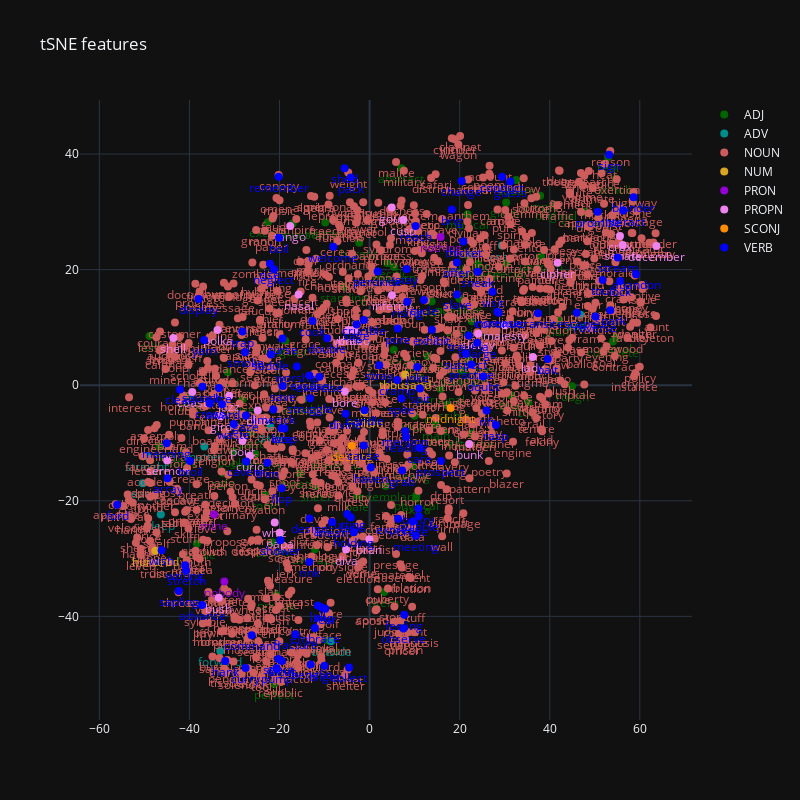

This figure's notebook cell:
### Code cell
plot_features(tsne_features, list_words, list_pos, layout_title="tSNE features", layout_height=800, layout_width=800)

### Figure 1 — Plotly figure (JSON) as saved in the notebook; plotly's stock layout.template omitted (floating-point values rounded to 4 significant figures; data arrays with more than 128 entries replaced by an {"elided": "..."} marker saying what was removed)
{"data": [{"marker": {"color": "darkgreen", "size": 8}, "mode": "markers+text", "name": "ADJ", "text": ["shot", "cold", "main", "safe", "pale", "least", "green", "empty", "sheer", "common", "private", "uniform", "extreme", "perfect", "infidel", "heretic", "complete", "standing", "personal", "southern", "japanese", "valuable", "singular", "abstract", "variable", "blue", "wrong", "extra", "ideal", "rough", "giant", "tonic", "current", "chinese", "lighter", "possible", "standard", "superior", "catholic", "domestic", "exemplar", "real", "past", "wise", "moral", "sweet", "stern", "middle", "modern", "public", "excess", "covert", "special", "musical", "lunatic", "original", "negative", "parallel", "interior", "wild", "cool", "square", "ritual", "average", "national", "specific", "physical", "dominant"], "textfont": {"color": "darkgreen"}, "textposition": "bottom center", "x": [-39.89, -48.86, 14.64, -32.51, -2.747, -9.459, 30.32, 37.87, -11.92, 22.02, -20.68, 38.06, 22.44, -21.25, -41.15, -2.31, 54.03, -5.774, 15.73, -25.36, -17.07, -14.72, -18.7, 7.051, 12.87, 31.36, 9.484, 10.32, 10.01, 44.95, 42.02, -23.2, 22.0, 24.02, -46.64, 17.2, 20.65, 47.79, 54.69, -7.287, 3.551, 52.96, -26.25, 9.595, 54.59, -28.22, 3.238, -38.37, 5.416, -30.29, -22.58, -21.59, 30.35, 21.74, -15.52, 41.4, 19.95, 13.78, -9.836, -31.48, 35.26, 32.58, 16.41, -12.12, 5.35, 3.943, 10.36, 22.72], "y": [-1.794, 8.508, -6.851, -15.13, -19.09, -44.13, 31.63, 32.78, -17.38, 4.459, -36.32, 22.29, -8.347, -51.7, -11.58, 24.64, 7.542, 17.06, -0.6326, -11.9, 27.96, -2.402, 7.657, 37.53, 5.03, -1.75, -13.92, -19.65, -5.303, -0.1994, 11.19, -18.99, 22.43, 21.0, -10.57, -3.444, 2.53, 29.95, 35.72, -11.89, -17.43, 39.47, -8.241, 3.505, 8.189, -2.429, -35.78, -27.39, 20.49, -11.53, 28.18, -27.17, 21.1, 29.6, -15.26, 31.17, 14.98, 14.47, 28.13, 2.225, -2.959, 35.51, -7.859, -28.37, 6.146, 21.16, -19.07, 11.06], "type": "scatter"}, {"marker": {"color": "darkcyan", "size": 8}, "mode": "markers+text", "name": "ADV", "text": ["coax", "daily", "forward", "east", "deep", "matter", "outside", "straight", "wide"], "textfont": {"color": "darkcyan"}, "textposition": "bottom center", "x": [29.39, -22.04, -33.15, -50.37, -46.36, -36.71, -8.567, -49.44, 46.81], "y": [24.16, -7.25, -45.98, -16.95, -22.38, -10.58, -44.32, -12.28, 12.17], "type": "scatter"}, {"marker": {"color": "indianred", "size": 8}, "mode": "markers+text", "name": "NOUN", "text": {"elided": "721 str values"}, "textfont": {"color": "indianred"}, "textposition": "bottom center", "x": {"elided": "721 float values"}, "y": {"elided": "721 float values"}, "type": "scatter"}, {"marker": {"color": "goldenrod", "size": 8}, "mode": "markers+text", "name": "NUM", "text": ["million", "hundred", "thousand"], "textfont": {"color": "goldenrod"}, "textposition": "bottom center", "x": [-1.189, -47.57, 7.888], "y": [-4.584, -28.64, 1.865], "type": "scatter"}, {"marker": {"color": "darkviolet", "size": 8}, "mode": "markers+text", "name": "PRON", "text": ["nobody", "mine", "nothing"], "textfont": {"color": "darkviolet"}, "textposition": "bottom center", "x": [-32.25, -34.52, 15.77], "y": [-33.97, -22.38, 25.63], "type": "scatter"}, {"marker": {"color": "violet", "size": 8}, "mode": "markers+text", "name": "PROPN", "text": ["tango", "polka", "papa", "bran", "crux", "gout", "gird", "whiz", "pout", "coast", "jazz", "lady", "bore", "bunk", "diva", "blob", "cusp", "white", "shell", "curio", "bravo", "nasal", "senate", "clergy", "sermon", "cipher", "majesty", "inferno", "bush", "december"], "textfont": {"color": "violet"}, "textposition": "bottom center", "x": [-17.63, -33.77, -19.96, -0.04602, 55.59, 4.909, -33.06, -21.07, -28.24, -39.38, -31.18, 36.24, -5.505, 22.12, -5.218, -24.82, 7.505, -4.738, -43.57, -26.61, -3.404, -15.76, 56.22, 24.12, -44.94, 41.75, 30.07, 4.971, -33.49, 63.68], "y": [27.54, 9.542, -25.55, -26.67, 25.81, 30.73, -5.356, -23.75, -9.663, -1.168, -1.806, 4.865, -1.094, -10.19, -28.43, -4.371, 28.58, 9.567, 8.181, -12.21, 9.608, 15.69, 24.27, 8.922, -13.01, 21.18, 10.36, 15.57, -36.77, 24.08], "type": "scatter"}, {"marker": {"color": "darkorange", "size": 8}, "mode": "markers+text", "name": "SCONJ", "text": ["midnight", "despite"], "textfont": {"color": "darkorange"}, "textposition": "bottom center", "x": [17.98, -3.93], "y": [-3.935, -10.48], "type": "scatter"}, {"marker": {"color": "blue", "size": 8}, "mode": "markers+text", "name": "VERB", "text": ["boil", "gaze", "yarn", "pump", "trap", "bait", "rift", "flop", "smoke", "cycle", "spout", "saddle", "blight", "squash", "embrace", "quibble", "practice", "exercise", "limerick", "interact", "crucible", "sign", "fear", "limp", "ford", "hank", "pack", "shed", "lull", "sage", "reach", "guess", "clean", "haven", "stray", "slave", "cramp", "curry", "change", "handle", "rising", "excuse", "shower", "meeting", "writing", "meaning", "display", "advance", "mention", "welcome", "neglect", "stretch", "reverse", "abandon", "transit", "sapling", "increase", "continue", "prospect", "wish", "care", "save", "tour", "trim", "pore", "wisp", "rink", "brig", "visit", "spite", "offer", "cross", "spark", "array", "sneak", "double", "divine", "belfry", "cavern", "trauma", "feeling", "holding", "cutting", "benefit", "conduct", "express", "collect", "peroxide", "fracture", "lack", "stay", "rise", "mean", "cook", "lock", "grab", "joke", "spit", "rasp", "lute", "cause", "doubt", "award", "focus", "waste", "curse", "slice", "craze", "broil", "design", "charge", "escape", "stream", "reading", "command", "promise", "exhibit", "observe", "worship", "suspect", "thicket", "blunder", "remember", "struggle"], "textfont": {"color": "blue"}, "textposition": "bottom center", "x": [-20.1, -27.45, -36.72, -20.67, -28.22, 39.52, 25.97, -19.54, -27.66, 12.07, -20.26, -21.89, -10.02, -37.14, -12.15, 10.9, 22.57, -11.14, -21.37, 56.3, -1.273, 53.17, -9.852, -10.65, -56.04, -32.05, -4.165, -5.539, -11.51, -2.875, 10.21, 31.26, -42.08, 0.2555, 2.133, 19.42, 6.112, -27.54, 20.46, -1.122, 8.368, -13.38, -19.8, 10.29, -40.95, -45.04, -37.98, -37.19, 7.927, -8.06, -21.25, -40.75, 50.13, 59.16, 37.41, -42.37, 28.38, 28.64, 15.83, -46.17, 11.12, -19.29, 51.75, -22.69, 6.258, -18.92, -13.38, 18.26, 27.29, 7.088, 19.4, -35.48, 53.45, -44.87, 23.97, -9.406, -5.342, 10.84, -27.41, 22.01, 7.692, -3.499, -4.959, -13.09, 29.42, 6.309, -4.545, 1.797, -16.47, -4.176, 8.219, -22.13, -8.329, -12.68, 55.62, 7.216, 10.59, 11.18, 28.06, -19.54, -1.297, 25.28, -32.77, -19.46, -30.17, -19.33, -33.43, 9.573, -39.87, -13.34, 23.89, 46.02, 55.1, 8.111, -26.17, 50.65, 13.84, 7.527, -16.15, 21.38, 20.82, 58.61, -20.19, -13.2], "y": [25.51, -5.25, 7.82, -48.97, 9.277, 4.545, -4.393, -17.85, 5.719, 14.75, -47.37, 5.305, -48.54, -0.2564, -42.02, -22.68, 3.595, 1.464, -4.188, 30.21, 11.3, 39.88, -38.7, -38.44, -20.67, -47.71, 35.93, 37.56, -38.12, 10.49, 27.54, 35.24, -0.727, -14.25, 3.457, 15.71, 0.8906, -48.93, 35.34, -4.337, 14.44, 1.687, -26.8, -26.04, -31.14, -10.05, 14.93, -38.03, -7.972, 23.98, 20.04, -32.05, 11.89, 19.22, 12.45, -35.62, 12.72, 12.52, -13.12, -28.54, -10.85, -0.1264, 18.18, -13.42, 9.795, -7.471, -30.58, 30.39, 16.18, -2.302, 21.24, -3.156, 12.97, -16.09, 19.64, 8.124, -4.96, -21.35, -13.18, 8.601, -39.73, -25.44, -22.29, -48.32, 36.07, -23.09, -48.83, 19.68, -43.07, -22.88, 20.12, 21.02, -23.66, 11.1, 18.05, -14.77, 3.162, -0.5488, -6.887, -7.437, -10.43, 1.523, -3.295, -47.71, -6.719, 8.081, -0.494, -23.56, -13.11, -23.06, 7.358, 12.52, 22.1, -8.903, -43.25, 29.99, 9.6, -42.08, 3.219, 5.454, 24.86, 32.54, 36.05, -2.277], "type": "scatter"}], "layout": {"title": {"text": "tSNE features"}, "height": 800, "width": 800}}
